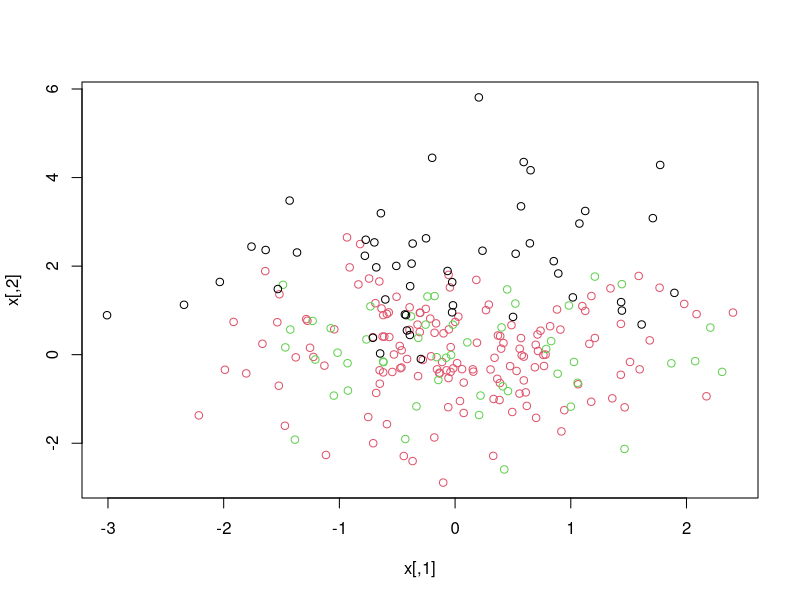
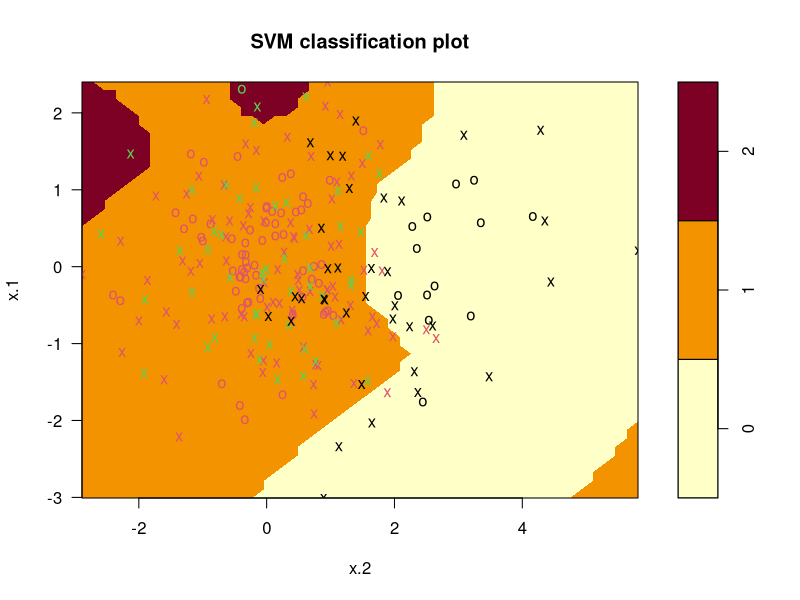

The R script that drew these images, in order:
rm(list=ls())
# If the response is a factor containing more than two levels
# then the svm() function will perform multi-class classiﬁcation 
# using the one-versus-one approach
require(e1071)
set.seed(1)
x = matrix(rnorm(200*2), ncol=2)
x = rbind(x, matrix(rnorm(50*2), ncol=2))
y = c(rep(1,150), rep(2,50))
y = c(y, rep(0,50))
x[y==0,2] = x[y==0,2]+2
dat = data.frame(x=x, y=as.factor(y)) 
par(mfrow=c(1,1)) 
plot(x,col=(y+1))
#
# we now fit an SVM to the data
svmfit = svm(y~., data = dat, kernel = 'radial', cost = 10, gamma = 1)
plot(svmfit, dat)
